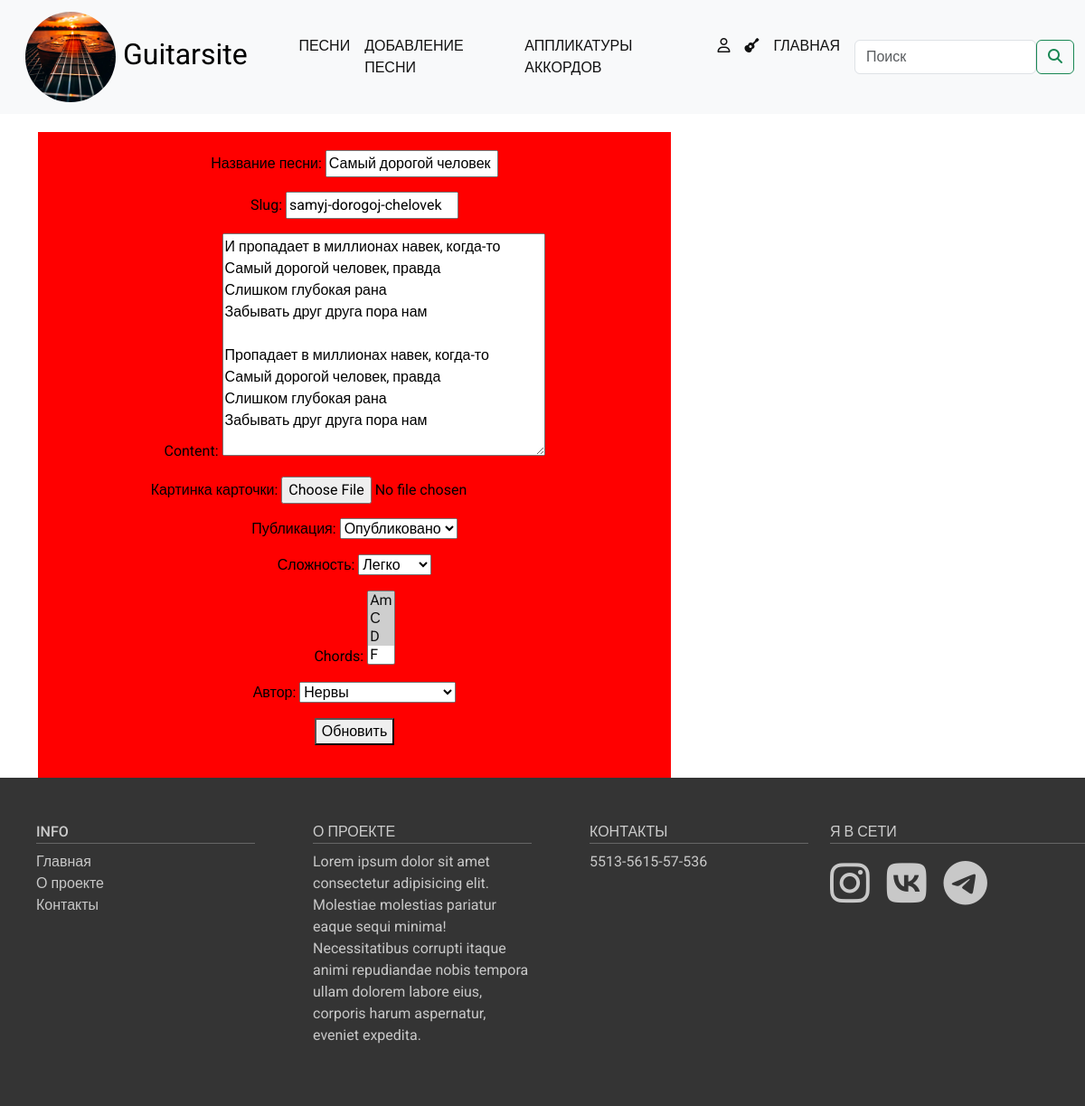
Page /update_song/samyj-dorogoj-chelovek/ (signed in) on the earlier database version.
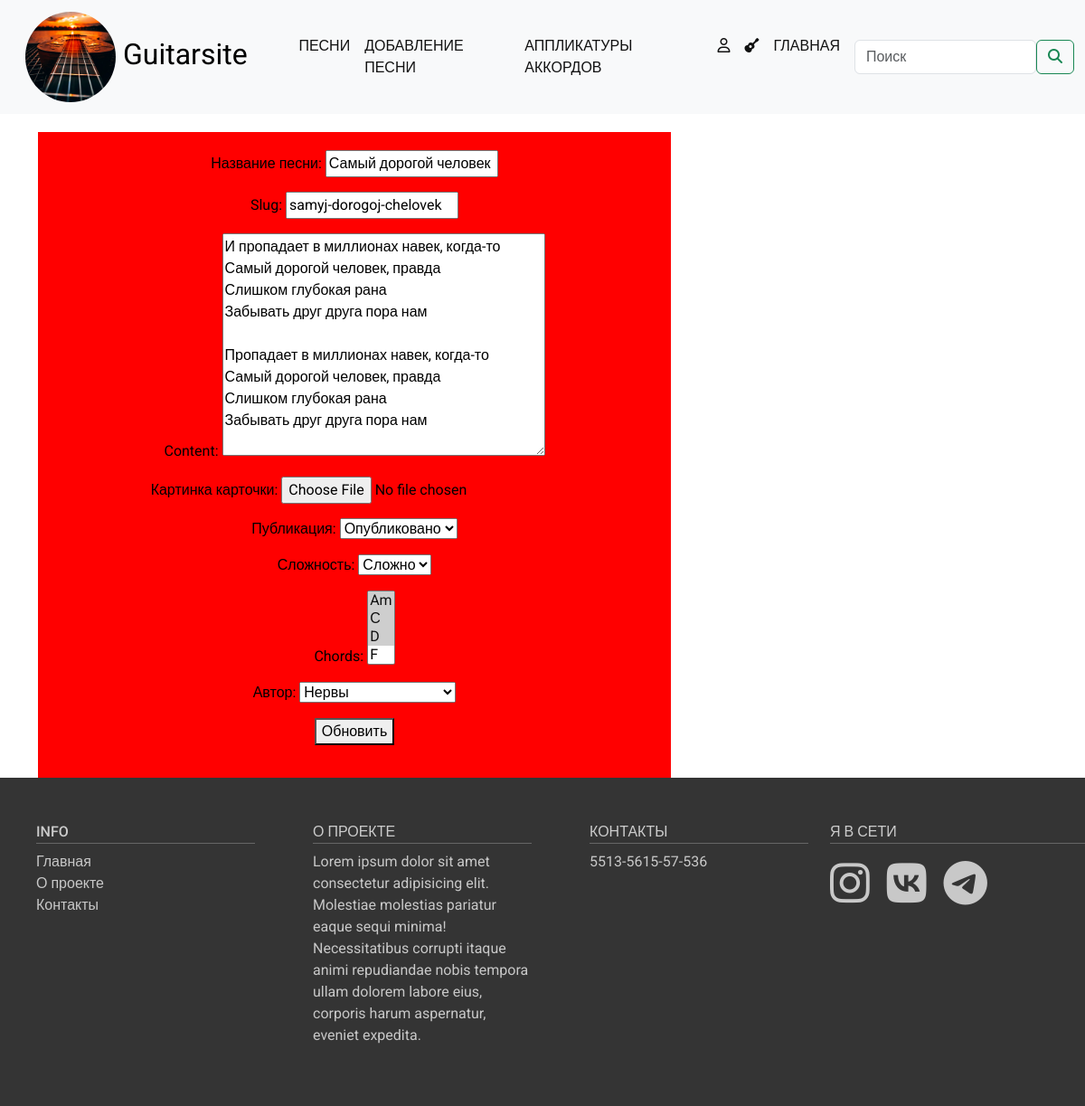
Same page on the later database version.
### guitar/models.py (models this page shows, shortened)
class Songs(models.Model):
    class Status(models.IntegerChoices):
        DRAFT = 0, 'Черновик'
        PUBLISHED = 1, 'Опубликовано'
    title = models.CharField(max_length=50, verbose_name="Название песни")
    slug = models.SlugField(max_length=255, unique=True,db_index=True)
    content = models.TextField(blank=True)
    card_image = models.ImageField(upload_to="card_images", blank=True, default=None, null=True, verbose_name="Картинка карточки")
    time_create = models.DateTimeField(auto_now_add=True, verbose_name="Время создания")
    time_update = models.DateTimeField(auto_now=True)
    is_published = models.BooleanField(choices=tuple(map(lambda x:(bool(x[0]),x[1]),Status.choices)), default=Status.DRAFT, verbose_name="Публикация")
    difficult = models.ForeignKey("Difficulty", on_delete=models.PROTECT, related_name="songs", verbose_name="Сложность")
    chords = models.ManyToManyField("Chords", related_name="songs")
    author = models.ForeignKey("Authors", on_delete=models.PROTECT, related_name="songs", verbose_name="Автор")
    user_author = models.ForeignKey(get_user_model(), on_delete=models.SET_NULL, related_name='songs', null=True, default=None)
    objects = models.Manager()
    published = PublishedModel()
    class Meta:
        verbose_name = "Песня"
        verbose_name_plural = "Песни"
        ordering = ["-time_create"]
        indexes = [
            models.Index(fields=["-time_create"]),
        ]

### guitar/views.py (the view)
# urls.py: path("update_song/<slug:slug>/", views.UpdateSong.as_view(), name="update_song"),
class UpdateSong(LoginRequiredMixin, UpdateView):
    model = Songs
    fields = ['title','slug','content','card_image','is_published','difficult','chords','author']
    success_url = reverse_lazy('index')
    template_name = "guitar/add_song.html"
    extra_context = {
        "update":1
    }
    login_url = 'users:login'

### guitar/models.py (called while the page is built)
    def __str__(self):
        return self.name

    def __str__(self):
        return self.name

    def __str__(self):
        return self.name

### guitar/templates/guitar/add_song.html (shortened to what this page needs)
{% extends 'base.html' %} {% load static %} {% block content %}
<div class="container ">
  <div class="form-add-song">
    <form action="" method="POST" enctype="multipart/form-data">
      {% if update %}
        {{ form.as_p}}
        <p><button type="submit">Обновить</button></p>
      {% endif %}
    </form>
  </div>
</div>
{% endblock content%}

### templates/base.html (shortened to what this page needs)
{% load static %}
<!DOCTYPE html>
<html lang="en">
  <head>
    <link
      rel="stylesheet"
      href="https://cdn.jsdelivr.net/npm/bootstrap@5.3.3/dist/css/bootstrap.rtl.min.css"
    />
    <link rel="stylesheet" href="{% static 'guitar/css/main.css' %}" />
  </head>
  <body>
    <div class="page">
      <nav class="navbar navbar-expand-lg bg-body-tertiary">
        <div class="container-fluid">
          <a class="navbar-brand" href="{% url 'index'%}">
            <img src="{% static 'img/logo/1.webp' %}" alt="Logo" class="d-inline-block align-text-center">
            Guitarsite
          </a>
          <div class="collapse navbar-collapse" id="navbarSupportedContent">
            <ul class="navbar-nav ms-auto mb-2 mb-lg-0 top-menu">
              <li class="nav-item">
                <a class="nav-link" href="{% url 'index' %}"></a>
              </li>
              <li class="nav-item">
                <a class="nav-link" href="{% url 'songs' %}">Песни</a>
              </li>
              <li class="nav-item">
                <a class="nav-link" href="{% url 'add_song' %}">Добавление песни</a>
              </li>
              <li class="nav-item">
                <a class="nav-link" href="#">Аппликатуры аккордов</a>
              </li>
              {% if user.is_authenticated %}
              <li class="nav-item dropdown">
                <a
                  class="nav-link dropdown-toggle"
                  data-bs-toggle="dropdown"
                  href="#"
                  ><i class="fa-regular fa-user"></i
                ></a>
              </li>
              {% endif %}
              <li class="nav-item">
                <a
                  class="nav-link"
                  href="#"
                  data-bs-toggle="modal"
                  data-bs-target="#modal-gituar"
                  ><i class="fa-solid fa-guitar"></i
                ></a>
              </li>
              <li class="nav-item">
                <a class="nav-link" href="#">Главная</a>
              </li>
            </ul>
            <form class="d-flex" role="search">
              <input
                class="form-control me-2"
                type="search"
                placeholder="Поиск"
                aria-label="Поиск"
              />
              <button class="btn btn-outline-success" type="submit">
                <i class="fa-solid fa-magnifying-glass"></i>
              </button>
            </form>
          </div>
        </div>
      </nav>
      {% block content%} {% block pagination%} {% endblock pagination%}{% endblock content%}
      <footer>
        <section class="footer">
          <div class="conteiner">
            <div class="row">
              <div class="col-md-3 col-6">
                <ul class="list-unstyled">
                  <li><h4>Info</h4></li>
                  <li><a href="#">Главная</a></li>
                  <li><a href="#">О проекте</a></li>
                  <li><a href="#">Контакты</a></li>
                </ul>
              </div>
              <div class="col-md-3 col-6">
                <ul class="list-unstyled">
                  <li><h4>О проекте</h4></li>
                  <li>
                    Lorem ipsum dolor sit amet consectetur adipisicing elit.
                    Molestiae molestias pariatur eaque sequi minima!
                    Necessitatibus corrupti itaque animi repudiandae nobis
                    tempora ullam dolorem labore eius, corporis harum
                    aspernatur, eveniet expedita.
                  </li>
                </ul>
              </div>
              <div class="col-md-3 col-6">
                <ul class="list-unstyled">
                  <li><h4>Контакты</h4></li>
                  <li><a href="tel: 5513561557536">5513-5615-57-536</a></li>
                </ul>
              </div>
              <div class="col-md-3 col-6">
                <h4>Я в сети</h4>
                <div class="footer-icons">
                  <a href="#"><i class="fa-brands fa-instagram"></i></a>
                  <a href="#"><i class="fa-brands fa-vk"></i></a>
                  <a href="#"><i class="fa-brands fa-telegram"></i></a>
                </div>
              </div>
            </div>
          </div>
        </section>
      </footer>
    </div>
  </body>
</html>

### guitar/static/guitar/css/main.css (style rules this page uses)
html { font-size: 16px; }
body { font-family: "Roboto", sans-serif; font-size: 16px; font-weight: 400; color: #000; background-color: #fff; min-width: 320px; }
img { max-width: 100%; height: auto; }
section { padding: 50px 0; }
a { color: #111; }
.page { overflow: hidden; display: flex; flex-direction: column; min-height: 100vh; }
.bg-body-tertiary .navbar-nav .nav-link { color: #111; font-weight: 500; text-transform: uppercase; }
.top-menu li a::after { content: ''; display: block; width: 100%; background-color: #ea0b0b; height: 1px; transition: all .3s; transform: scale(0); }
footer { margin-top: auto; }
.footer { background-color: #343434; }
.footer h4 { color: #ccc; text-transform: uppercase; font-size: 16px; border-bottom: 1px solid #666; padding-bottom: 3px; }
.footer a { text-decoration: none; transition: all .3s; }
.footer a, .footer li { color: #c8c8c8; }
.footer li a { display: block; }
.footer-icons a { display: inline-block; margin-right: 15px; font-size: 50px; }
.form-add-song { margin-top: 20px; padding-top: 20px; padding-bottom: 20px; background-color: red; width: 700px; text-align: center; }
.navbar-brand { font-size: xx-large; }
.navbar-brand img { width: 100px; height: 100px; object-fit: cover; border-radius: 50%; }

Differences in the rows shown:
changed Songs "Самый дорогой человек": difficult "Легко" → "Сложно"
